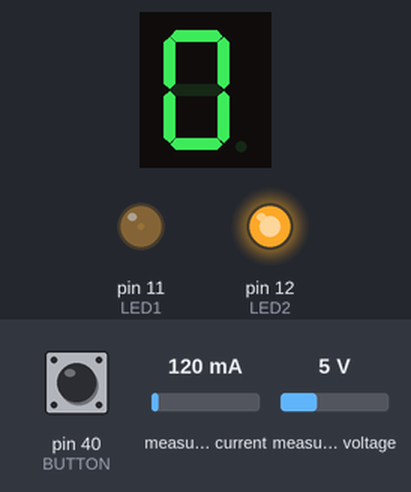
Bench run of a sketch on a simulated Arduino Mega 2560, built with avr-gcc and run on an emulated ATmega2560. Parts: 1-digit seven-segment display, output pins drawn as LEDs (lit = HIGH). Wiring (inferred from the names in the program): 1-digit 7-segment display, segments lit when LOW: segments pin 9, pin 8, pin 7, pin 6, pin 5, pin 4, pin 3. The test bench sets the inputs (shaded band); at power-on: pin 40 (BUTTON) LOW, measured current 120 mA, measured voltage 5 V. The segment pins are drawn as the display they are named for; pins used as bus, display or sensor lines are not drawn.

Above: at 0.8 s.
0.9 s: pin 40 (BUTTON) pulled HIGH for 0.15 s
2.6 s: pin 40 (BUTTON) pulled HIGH for 1 s
Timing chart, 0 to 5.6 s (numbered marks = the images above; inputs shaded):
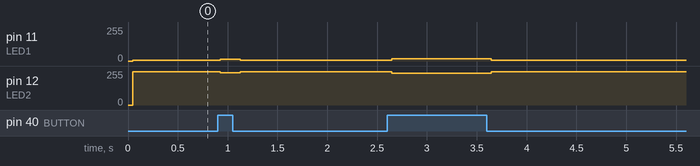

The sketch:

lcd.ino
```cpp
#include <stdint.h>
#include <INA226.h>
#include <Wire.h>

///////////////////
//   PIN USAGE   //
///////////////////

// needed to place INA in SCOPE
INA226 INA(0x40);

// RESISTOR
uint8_t R = 100;

// BUTTON input signal
uint8_t BUTTON = 40;

// 7-Seg Display OUTPUTS
uint8_t seg7[] = {3, 4, 5, 6, 7, 8, 9};
uint8_t LED1 = 11;  // used to turn on / off MSD of output
uint8_t LED2 = 12;  // used to turn on / off LSD of output
uint8_t NUM_SEGS = 7; // # of segments

//////////////////
// DATA STORAGE //
//////////////////

// differentiates modes
// mode is determined by button press
// when the button is not being pressed, there is no signal... thus in VOLTAGE mode
// when the button is being pressed, signal appears... thus in CURRENT mode
// the LCD will display depending on button press (note only changes mode AS the button is pressed, not WHENEVER the button is being pressed)
typedef enum
{
    VOLTAGE,  // 0
    CURRENT,  // 1
}
lcd_mode_t;

// struct consisting of all information regarding data being received / transmitted for LCD screen
typedef struct
{
    lcd_mode_t mode : 1;   // either reading volts or current
    uint8_t reading : 7;   // from analog to digital converter. reading around 3-6 A, or 3-6 V
    uint8_t digit1 : 4;    // extracted from reading
    uint8_t digit2 : 4;    // extracted from reading
    uint8_t display1 : 8;  // display LED for dig1
    uint8_t display2 : 8;  // display LED for dig2
}
lcd_t;

// handles input / output setup
void setup()
{
    // setup INA226 & error check
    Wire.begin();
    if(!INA.begin())
    {
        Serial.println("INA226 had an error!");
    }
    // set button input
    pinMode(BUTTON, INPUT);
    // set outputs (driver to 7-Seg display)
    pinMode(LED1, OUTPUT);
    pinMode(LED2, OUTPUT);
    for(int i = 0; i < NUM_SEGS; i++)
    {
        pinMode(seg7[i], OUTPUT);
    }
    // ensure both output LEDs are currently off
    digitalWrite(LED1, LOW);
    digitalWrite(LED2, LOW);
    // infinite loop which repeatedly updates reading & updates displays accordingly
    while(1)
    {
        // initialize struct
        lcd_t lcd = {.mode = VOLTAGE, .reading = 0, .digit1 = 0, .digit2 = 0, .display1 = 0, .display2 = 0};
        // update reading & struct accordingly
        update_mode(&lcd);
        extract_reading(&lcd);
        get_digits_from_reading(&lcd);
        lcd.display1 = get_display_led_from_digit(lcd.digit1);
        lcd.display2 = get_display_led_from_digit(lcd.digit2);
        // display1 active high
        digitalWrite(LED1, HIGH);
        digitalWrite(LED2, LOW);
        update_display(lcd.display1);
        // display2 active high, display1 off
        digitalWrite(LED1, LOW);
        digitalWrite(LED2, HIGH);
        update_display(lcd.display2);
    }
}

void loop()
{

}

///////////////////
//   FUNCTIONS   //
///////////////////

// updates mode based on the the signal being transmitted by the button
void update_mode(lcd_t *lcd)
{
    // if button is read as a non-0 signal then in CURRENT mode; otherwise in VOLTAGE source (aka button is unpressed)
    lcd->mode = digitalRead(BUTTON) ? CURRENT : VOLTAGE;
}


// INA266 Device Address -> 0x40
// Bus Voltage Register -> 02h
// Shunt Register -> 01h
// Config Register 00h
void extract_reading(lcd_t *lcd)
{
    if(lcd->mode == CURRENT)  // mode is CURRENT
    {
        float voltage = INA.getBusVoltage();
        lcd->reading = (int) voltage;
    }
    else                      // mode is VOLTAGE
    {
        float shuntVoltage = INA.getShuntVoltage();
        float current = shuntVoltage / R;
        lcd->reading = (int) current;
    }
}

// takes the reading and gets its digits
// set fields in the struct
// assume reading is between 0-99
void get_digits_from_reading(lcd_t *lcd)
{
    // obtain digits, again assume reading is 1 or 2-digit number
    lcd->digit1 = lcd->reading % 10;
    lcd->digit2 = lcd->reading / 10;
}

// simple switch statement
// called on individual digits
// returns the bit combination required to display the specified digit onto the 7-segment display
uint8_t get_display_led_from_digit(uint8_t digit)
{
    // switch to handle possible digits
    switch(digit)
    {
        case 0:
          return ~0b1111110;
        case 1:
          return ~0b0110000;
        case 2:
          return ~0b1101101;
        case 3:
          return ~0b1111001;
        case 4:
          return ~0b0110011;
        case 5:
          return ~0b1011011;
        case 6:
          return ~0b1110000;
        case 7:
          return ~0b1110000;
        case 8:
          return ~0b1111111;
        case 9:
          return ~0b1111011;
    }
    // in case digit is some invalid value
    return 0b0000000;
}

// updates display outputs via bit shifting on the passed in display
// called on a singular display
void update_display(uint8_t display)
{
    for(int i = 0; i < NUM_SEGS; i++)
    {
        digitalWrite(seg7[i], 1 & (display >> i));
    }
}
```

Measured:
- after the input at 0.9 s, pin 11 (LED1): 6/255 → 12/255 at once, → 6/255 0.20 s later; pin 12 (LED2): 249/255 → 243/255 at once, → 249/255 0.20 s later
- after the input at 2.6 s, pin 11 (LED1): 6/255 → 16/255 after 0.05 s, → 6/255 1.0 s later; pin 12 (LED2): 249/255 → 239/255 after 0.05 s, → 249/255 1.0 s later
